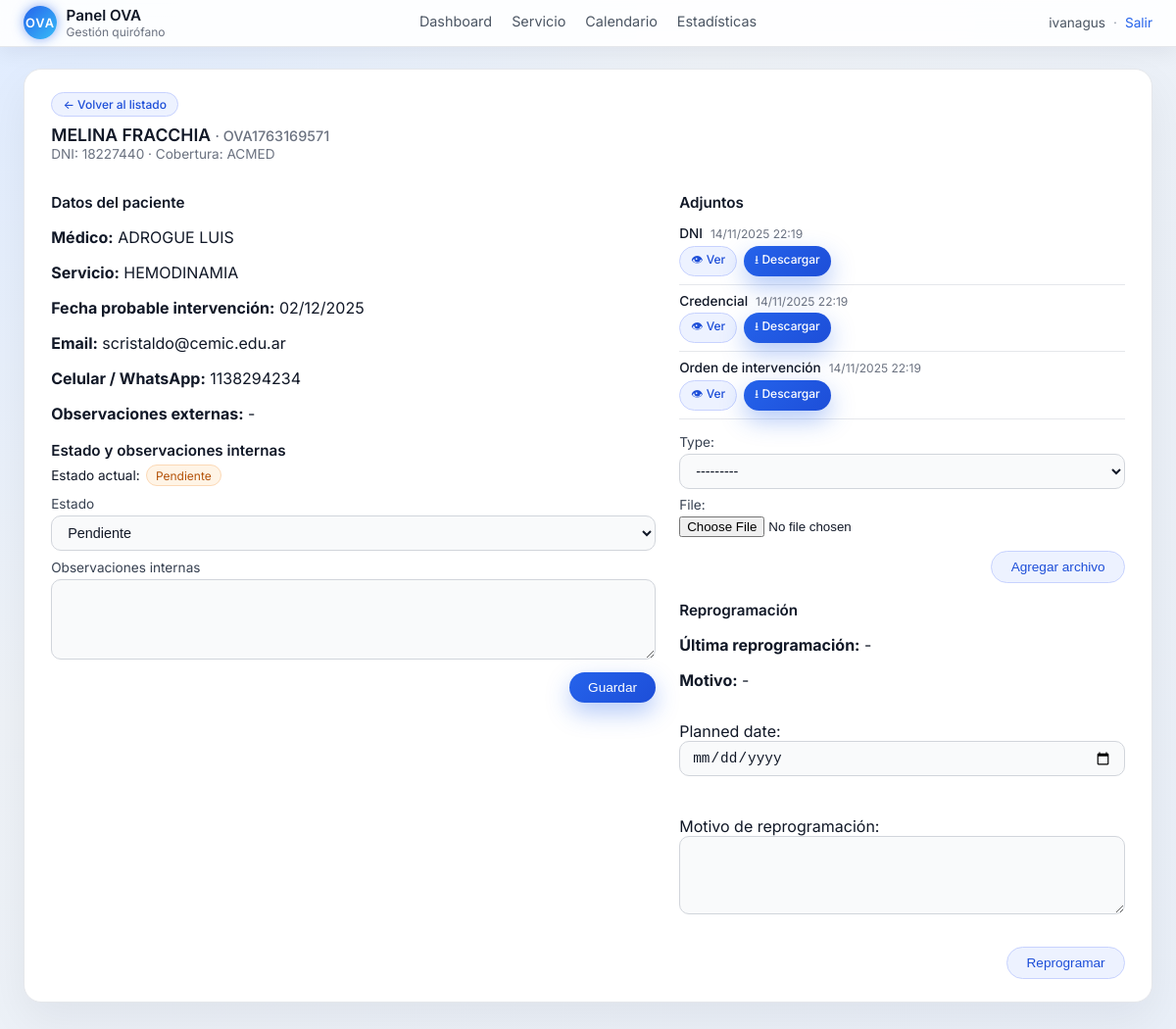
Screenshot of /servicio/2/ (signed in) with the database file from the repository.
### core/models.py (models this page shows, shortened)
class Patient(models.Model):
    STATUS_PENDIENTE = 'PENDIENTE'
    STATUS_SOLICITADO = 'SOLICITADO'
    STATUS_AUTORIZADO = 'AUTORIZADO'
    STATUS_MATERIAL_PENDIENTE = 'MATERIAL_PENDIENTE'
    STATUS_RECHAZO = 'RECHAZO'
    STATUS_REPROGRAMADO = 'REPROGRAMADO'
    STATUS_CHOICES = [
        (STATUS_PENDIENTE, 'Pendiente'),
        (STATUS_SOLICITADO, 'Solicitado'),
        (STATUS_AUTORIZADO, 'Autorizado'),
        (STATUS_MATERIAL_PENDIENTE, 'Material pendiente'),
        (STATUS_RECHAZO, 'Rechazo'),
        (STATUS_REPROGRAMADO, 'Reprogramado'),
    ]
    full_name = models.CharField(max_length=255)
    dni = models.CharField(max_length=50)
    phone = models.CharField(max_length=50, blank=True, null=True)
    email = models.CharField(max_length=255, blank=True, null=True)
    coverage = models.CharField(max_length=255)
    doctor = models.CharField(max_length=255)
    service = models.CharField(max_length=255)
    planned_date = models.DateField()
    created_at = models.DateTimeField(auto_now_add=True)
    updated_at = models.DateTimeField(auto_now=True)
    status = models.CharField(
        max_length=30,
        choices=STATUS_CHOICES,
        default=STATUS_PENDIENTE
    )
    internal_observations = models.TextField(blank=True, null=True)
    external_observations = models.TextField(blank=True, null=True)
    last_reprogram_date = models.DateTimeField(blank=True, null=True)
    last_reprogram_reason = models.TextField(blank=True, null=True)
    tracking_id = models.CharField(max_length=32, unique=True, editable=False)

class Attachment(models.Model):
    TYPE_CREDENCIAL = 'CREDENCIAL'
    TYPE_DNI = 'DNI'
    TYPE_ORDEN = 'ORDEN'
    TYPE_MATERIALES = 'MATERIALES'
    TYPE_ESTUDIOS = 'ESTUDIOS'
    TYPE_CHOICES = [
        (TYPE_CREDENCIAL, 'Credencial'),
        (TYPE_DNI, 'DNI'),
        (TYPE_ORDEN, 'Orden de intervención'),
        (TYPE_MATERIALES, 'Materiales'),
        (TYPE_ESTUDIOS, 'Estudios / HC'),
    ]
    patient = models.ForeignKey(
        Patient,
        on_delete=models.CASCADE,
        related_name='attachments'
    )
    file = models.FileField(upload_to='attachments/%Y/%m/%d/')
    type = models.CharField(max_length=20, choices=TYPE_CHOICES)
    uploaded_at = models.DateTimeField(auto_now_add=True)

### core/views.py (the view, shortened to what this page needs)
# urls.py: path('servicio/<int:pk>/', views.patient_detail, name='patient_detail'),
@login_required
def patient_detail(request, pk):
    patient = get_object_or_404(Patient, pk=pk)
    attachment_form = AttachmentForm()
    reprogram_form = ReprogramForm()
    context = {
        "patient": patient,
        "attachment_form": attachment_form,
        "reprogram_form": reprogram_form,
    }
    return render(request, "core/patient_detail.html", context)

### core/forms.py
class AttachmentForm(forms.ModelForm):
    class Meta:
        model = Attachment
        fields = ['type', 'file']

class ReprogramForm(forms.ModelForm):
    reprogram_reason = forms.CharField(
        required=True,
        widget=forms.Textarea(attrs={'rows': 3}),
        label='Motivo de reprogramación'
    )
    class Meta:
        model = Patient
        fields = ['planned_date']
        widgets = {
            'planned_date': forms.DateInput(attrs={'type': 'date'}),
        }

### core/templates/core/patient_detail.html (shortened to what this page needs)
{% extends 'core/base.html' %}
{% block content %}
<section class="card card-detail">
  <div class="detail-header">
    <div class="detail-header-top">
      <a href="{% url 'core:patient_list' %}" class="btn-secondary btn-small">
        ← Volver al listado
      </a>
    </div>
    <h2 class="detail-title">
      {{ patient.full_name }}
      <span class="detail-id">· {{ patient.tracking_id }}</span>
    </h2>
    <p class="detail-meta">
      DNI: {{ patient.dni }} · Cobertura: {{ patient.coverage }}
    </p>
  </div>
  <div class="detail-grid">
    <div class="detail-column">
      <h3 class="section-title">Datos del paciente</h3>
      <p><strong>Médico:</strong> {{ patient.doctor }}</p>
      <p><strong>Servicio:</strong> {{ patient.service }}</p>
      <p><strong>Fecha probable intervención:</strong> {{ patient.planned_date|date:"d/m/Y" }}</p>
      <p><strong>Email:</strong> {{ patient.email|default:"-" }}</p>
      <p><strong>Celular / WhatsApp:</strong> {{ patient.phone|default:"-" }}</p>
      <p><strong>Observaciones externas:</strong> {{ patient.external_observations|default:"-" }}</p>
      <h3 class="section-title">Estado y observaciones internas</h3>
      <p class="detail-current-status">
        <span>Estado actual:</span>
        {% if patient.status == 'AUTORIZADO' %}
          <span class="badge badge-autorizado">{{ patient.get_status_display }}</span>
        {% elif patient.status == 'PENDIENTE' %}
          <span class="badge badge-pendiente">{{ patient.get_status_display }}</span>
        {% elif patient.status == 'SOLICITADO' %}
          <span class="badge badge-solicitado">{{ patient.get_status_display }}</span>
        {% elif patient.status == 'MATERIAL_PENDIENTE' %}
          <span class="badge badge-material">{{ patient.get_status_display }}</span>
        {% elif patient.status == 'RECHAZO' %}
          <span class="badge badge-rechazado">{{ patient.get_status_display }}</span>
        {% elif patient.status == 'REPROGRAMADO' %}
          <span class="badge badge-reprogramado">{{ patient.get_status_display }}</span>
        {% else %}
          <span class="badge">{{ patient.get_status_display }}</span>
        {% endif %}
      </p>
      <form method="post" class="detail-form">
        <div class="form-group">
          <label for="status">Estado</label>
          <select name="status" id="status">
            {% for value,label in patient.STATUS_CHOICES %}
              <option value="{{ value }}" {% if value == patient.status %}selected{% endif %}>
                {{ label }}
              </option>
            {% endfor %}
          </select>
        </div>
        <div class="form-group">
          <label for="internal_observations">Observaciones internas</label>
          <textarea name="internal_observations" id="internal_observations" rows="4">
{{ patient.internal_observations|default:"" }}</textarea>
        </div>
        <div class="form-actions">
          <button type="submit" class="btn-primary">
            Guardar
          </button>
        </div>
      </form>
    </div>
    <div class="detail-column">
      <h3 class="section-title">Adjuntos</h3>
      <ul class="attachments-list">
        {% for a in patient.attachments.all %}
          <li>
            <div class="attachment-main">
              <span class="attachment-label">{{ a.get_type_display }}</span>
              <span class="attachment-meta">
                {{ a.uploaded_at|date:"d/m/Y H:i" }}
              </span>
            </div>
            <div class="attachment-actions">
              <a href="{{ a.file.url }}" target="_blank" class="btn-secondary btn-small">
                👁 Ver
              </a>
              <a href="{{ a.file.url }}" download class="btn-primary btn-small">
                ⭳ Descargar
              </a>
            </div>
          </li>
        {% empty %}
          <li>Sin archivos adjuntos.</li>
        {% endfor %}
      </ul>
      <form method="post" enctype="multipart/form-data" class="detail-form">
        <div class="form-group">
          {{ attachment_form.type.label_tag }}
          {{ attachment_form.type }}
        </div>
        <div class="form-group">
          {{ attachment_form.file.label_tag }}
          {{ attachment_form.file }}
        </div>
        <div class="form-actions">
          <button type="submit" class="btn-secondary">
            Agregar archivo
          </button>
        </div>
      </form>
      <h3 class="section-title">Reprogramación</h3>
      <p><strong>Última reprogramación:</strong> {{ patient.last_reprogram_date|default:"-" }}</p>
      <p><strong>Motivo:</strong> {{ patient.last_reprogram_reason|default:"-" }}</p>
      <form method="post" class="detail-form">
        {{ reprogram_form.as_p }}
        <div class="form-actions">
          <button type="submit" class="btn-secondary">
            Reprogramar
          </button>
        </div>
      </form>
    </div>
  </div>
</section>
{% endblock %}

### core/templates/core/base.html (shortened to what this page needs)
{% load static %}
<!DOCTYPE html>
<html lang="es">
  <head>
    <link rel="stylesheet" href="{% static 'core/css/styles.css' %}">
    <link rel="stylesheet" href="https://cdn.jsdelivr.net/npm/fullcalendar@6.1.15/index.global.min.css">
  </head>
  <body>
    <header class="topbar">
      <div class="topbar-inner">
        <div class="topbar-left">
          <span class="logo-chip">OVA</span>
          <div class="logo-text">
            <span class="logo-title">Panel OVA</span>
            <span class="logo-subtitle">Gestión quirófano</span>
          </div>
        </div>
        <nav class="topbar-nav">
          <a href="/">Dashboard</a>
          <a href="/servicio/">Servicio</a>
          <a href="/calendario/">Calendario</a>
          <a href="/estadisticas/">Estadísticas</a>
        </nav>
        <div class="topbar-right">
          {% if user.is_authenticated %}
            <span class="user-label">{{ user.username }}</span>
            <span class="topbar-divider">·</span>
            <a href="/accounts/logout/">Salir</a>
          {% else %}
            <a href="/accounts/login/">Login</a>
          {% endif %}
        </div>
      </div>
    </header>
    <main class="main">
      <div class="main-container">
        {% block content %}{% endblock %}
      </div>
    </main>
  </body>
</html>

### rows the page displays
Patient: full_name "MELINA FRACCHIA", tracking_id "OVA1763169571", dni "18227440", coverage "ACMED", doctor "ADROGUE LUIS", service "HEMODINAMIA", planned_date "02/12/2025", email "scristaldo@cemic.edu.ar", phone "1138294234", external_observations "-", status "Pendiente", last_reprogram_date "-", last_reprogram_reason "-"
Attachment: type "DNI", uploaded_at "14/11/2025 22:19"
Attachment: type "Credencial", uploaded_at "14/11/2025 22:19"
Attachment: type "Orden de intervención", uploaded_at "14/11/2025 22:19"

### other values shown
{{ user.username }} "ivanagus"
{{ attachment_form.type.label_tag }} "Type:"
{{ attachment_form.file.label_tag }} "File:"
